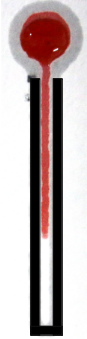
#> input picture notebooks/design9.png, 87 x 339 px
$ jupyter execute locate_patch.ipynb
#> lines starting #> are read from the running program, lines starting #| are printed output that depends on the picture; after the words box and inside, x2 and y2 are one past the last pixel; in counts of white or black regions, pixels touching at a corner belong together
[cell 1]
import glob
import matplotlib.pyplot as plt
import cv2
import numpy as np

[cell 2]
filename = 'design9.png'
bgr = cv2.imread(filename)
#> bgr is the input picture: shape (339, 87, 3); mean B, G, R 174.5, 174.5, 188.4
hsv = cv2.cvtColor(bgr, cv2.COLOR_BGR2HSV)
#> hsv: shape (339, 87, 3); mean H, S, V 43.5, 25.5, 189
v = hsv[:,:,2]
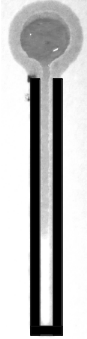
#> v: shape (339, 87); min 0, max 255, mean 189
gray = cv2.imread(filename, 0)
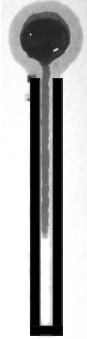
#> gray: shape (339, 87); min 0, max 255, mean 178.4
blur = cv2.GaussianBlur(gray,(5,5),0)
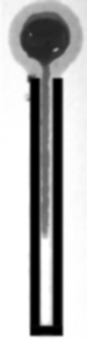
#> blur: shape (339, 87); min 0, max 255, mean 178.4
plt.imshow(v)

[cell 3]
ret, otsu = cv2.threshold(v,0,255,cv2.THRESH_BINARY+cv2.THRESH_OTSU)
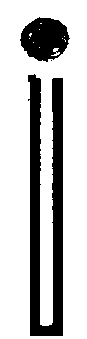
#> otsu: shape (339, 87); 76.2% white; 3 black regions (1 under 20 px), largest, box (x1, y1, x2, y2) and area: (28, 74, 63, 336) 5453, (20, 17, 70, 62) 1576
#> ret = 137

[cell 4]
plt.imshow(otsu)

[cell 5]
otsu = np.float32(otsu)
dst = cv2.cornerHarris(otsu,2,3,0.04)
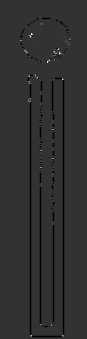
#> dst: shape (339, 87) float32; min -169130016, max 678667264, mean -7445816.5; drawn with min black and max white

#result is dilated for marking the corners, not important
dst = cv2.dilate(dst,None)
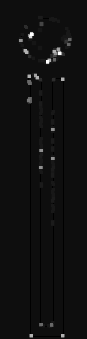
#> dst: shape (339, 87) float32; min -42282504, max 678667264, mean 4770562; drawn with min black and max white

# Threshold for an optimal value, it may vary depending on the image.
img = bgr.copy()
img[dst>0.01*dst.max()]=[0,255,0]
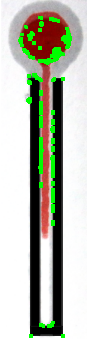
#> img: shape (339, 87, 3); 5.44% of pixels changed, all inside (x1, y1, x2, y2) = (18, 16, 72, 338)

plt.imshow(img)
